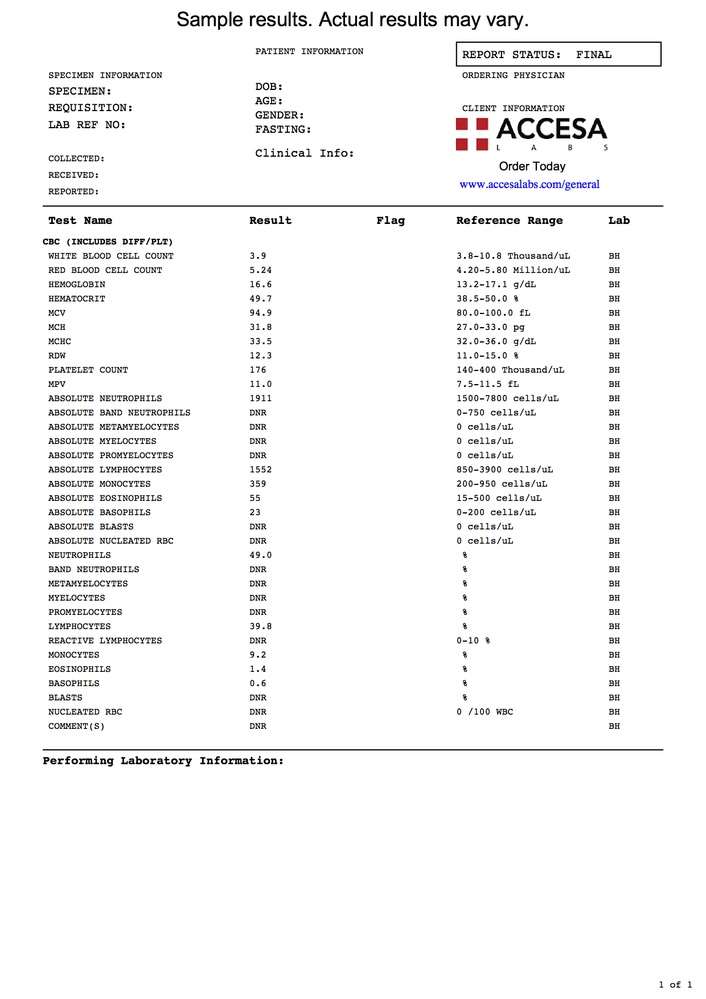
#> input picture ocr/12.jpg, 706 x 999 px, shrunk from 1240 x 1753 before the run
$ python untitled.py   (older library calls are emulated)
#> lines starting #> are read from the running program, lines starting #| are printed output that depends on the picture


from PIL import Image
import pytesseract
import cv2
import numpy as np
from pytesseract import Output

# So, that was a bit magical, and really required a fine reading of the docs to figure out
# that the number "1" is a string parameter to the convert function actually does the binarization.
# But you actually have all of the skills you need to write this functionality yourself.
# Lets walk through an example. First, lets define a function called binarize, which takes in
# an image and a threshold value:
def binarize(image_to_transform, threshold):
#> called with threshold = 196
	output_image=image_to_transform.convert("L")
	for x in range(output_image.width):
		for y in range(output_image.height):
			if output_image.getpixel((x,y))< threshold:
				output_image.putpixel( (x,y), 0 )
			else:
				output_image.putpixel( (x,y), 255 )
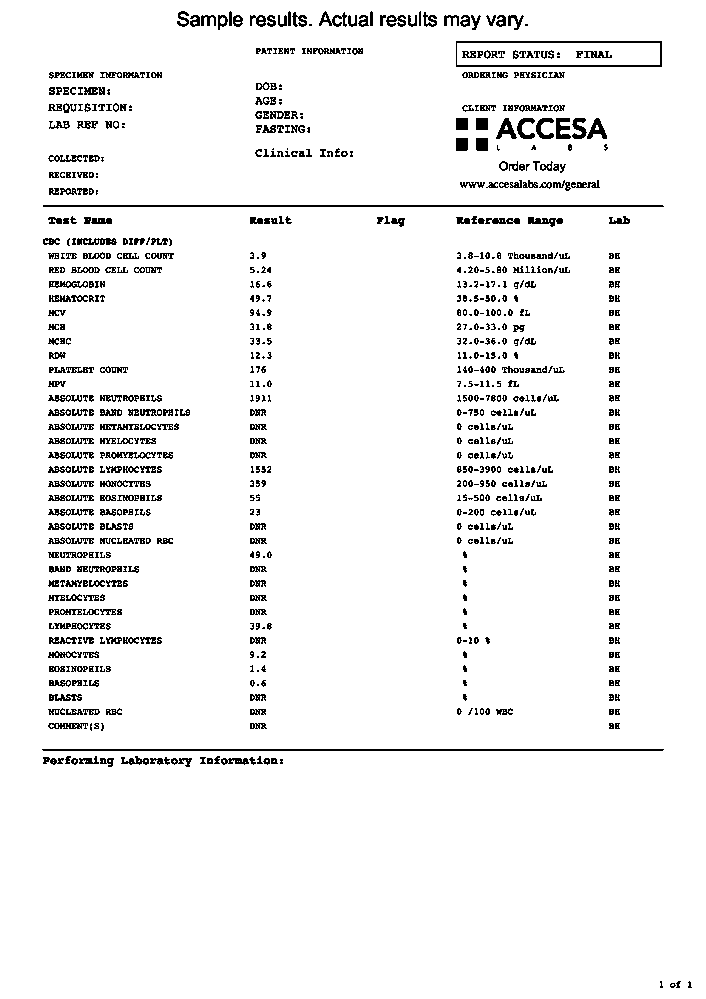
#> output_image: PIL image 706x999 L; 95.1% white; black in thin lines or dots
	return output_image


circles = np.zeros((4,2),np.int)
counter = 0

#mousePoint detects point clicked in image and return its x,y and increase the count
def mousePoint(event,x,y,flag,params):
	if event == cv2.EVENT_LBUTTONDOWN:
		global counter
		circles[counter] = x,y
		counter = counter + 1
		#print(counter)
		print(circles)


# image is open
img =binarize(Image.open('12.jpg'), 196)
im=np.array(img)

#loop till counter becomes 4( as 4 points of a box ) and convert that image into text using ocr

while True:

	if counter == 4:
		width, height = abs(circles[0][0]-circles[1][0]),abs(circles[1][1]-circles[2][1])
		pts1 = np.float32([circles[0],circles[1],circles[2],circles[3]])
		pts2 = np.float32([[0,0],[width,0],[0,height],[width,height]])
		matrix = cv2.getPerspectiveTransform(pts1,pts2)
		imgOutput = cv2.warpPerspective(im,matrix,(width,height))
		cv2.imwrite('image.png',imgOutput)
		im_pil = Image.open('image.png')
		text = pytesseract.image_to_string(im_pil,config="-oem 3 --psm 6")
		print(text)


		im_pil.show()
		break

	for x in range (0,4):
		cv2.circle(im,(circles[x][0],circles[x][1]),3,(0,255,0),cv2.FILLED)
#> im: shape (999, 706); 95.1% white; black in thin lines or dots
	cv2.imshow('img', im)
	cv2.setMouseCallback("img", mousePoint)
	cv2.waitKey(1)
	#print(counter)


# #cv2.waitKey(0)
print("endddddddddddddddddddddddddddddddddd")
